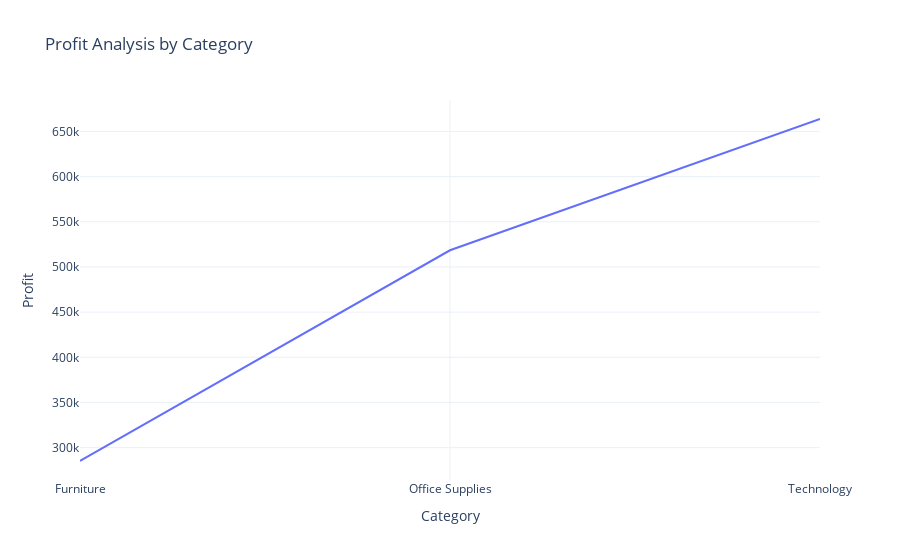

Notebook code cell kept with this figure:
### Code cell
profit_by_category = data.groupby("Category")['Profit'].sum().reset_index()
fig = px.line(profit_by_category, x = 'Category', y = 'Profit', title = 'Profit Analysis by Category')
fig.show()

### Figure 1 — Plotly figure (JSON) as saved in the notebook; plotly's stock layout.template omitted (floating-point values rounded to 4 significant figures)
{"data": [{"hovertemplate": "Category=%{x}<br>Profit=%{y}<extra></extra>", "legendgroup": "", "line": {"color": "#636efa", "dash": "solid"}, "marker": {"symbol": "circle"}, "mode": "lines", "name": "", "orientation": "v", "showlegend": false, "type": "scatter", "x": ["Furniture", "Office Supplies", "Technology"], "xaxis": "x", "y": [285200.0, 518500.0, 663800.0], "yaxis": "y"}], "layout": {"autosize": true, "legend": {"tracegroupgap": 0}, "title": {"text": "Profit Analysis by Category"}, "xaxis": {"anchor": "y", "autorange": true, "domain": [0, 1], "range": [0, 2], "title": {"text": "Category"}, "type": "category"}, "yaxis": {"anchor": "x", "autorange": true, "domain": [0, 1], "range": [264200.0, 684800.0], "title": {"text": "Profit"}, "type": "linear"}}}
